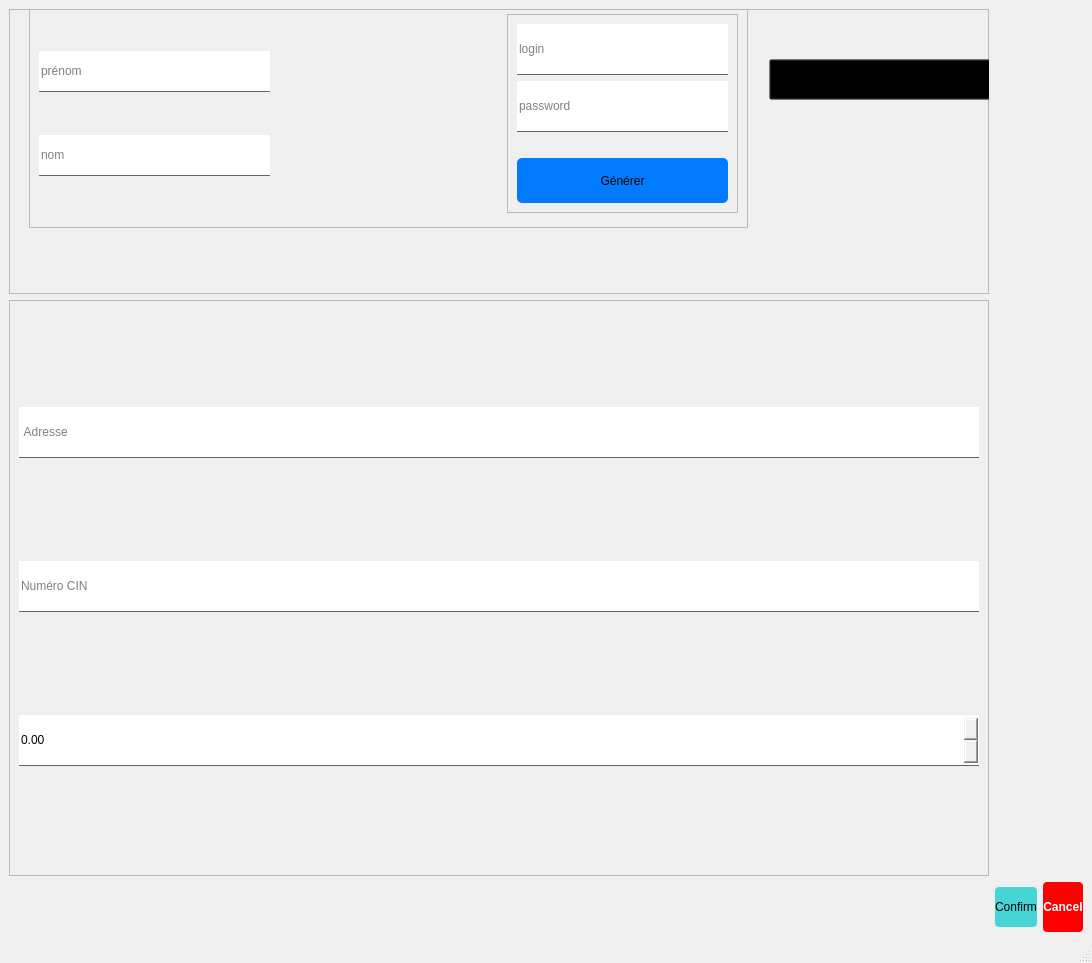
<?xml version="1.0" encoding="UTF-8"?>
<ui version="4.0">
 <class>MainWindow</class>
 <widget class="QMainWindow" name="MainWindow">
  <property name="geometry">
   <rect>
    <x>0</x>
    <y>0</y>
    <width>1092</width>
    <height>963</height>
   </rect>
  </property>
  <property name="windowTitle">
   <string>MainWindow</string>
  </property>
  <property name="styleSheet">
   <string notr="true"/>
  </property>
  <widget class="QWidget" name="centralwidget">
   <layout class="QGridLayout" name="gridLayout_6">
    <item row="0" column="0">
     <layout class="QGridLayout" name="gridLayout_5">
      <item row="1" column="0" rowspan="2">
       <widget class="QFrame" name="frame_4">
        <property name="styleSheet">
         <string notr="true"/>
        </property>
        <property name="frameShape">
         <enum>QFrame::StyledPanel</enum>
        </property>
        <property name="frameShadow">
         <enum>QFrame::Raised</enum>
        </property>
        <layout class="QGridLayout" name="gridLayout_4">
         <item row="4" column="0">
          <widget class="QDoubleSpinBox" name="salary">
           <property name="styleSheet">
            <string notr="true">height: 50px;
border: 0;
border-bottom: 1px solid rgb(100,100,100)</string>
           </property>
           <property name="maximum">
            <double>99999999.000000000000000</double>
           </property>
          </widget>
         </item>
         <item row="2" column="0">
          <widget class="QLineEdit" name="adresse">
           <property name="styleSheet">
            <string notr="true">height: 50px;
border: 0;
border-bottom: 1px solid rgb(100,100,100)</string>
           </property>
           <property name="placeholderText">
            <string> Adresse</string>
           </property>
          </widget>
         </item>
         <item row="3" column="0">
          <widget class="QLineEdit" name="cin">
           <property name="styleSheet">
            <string notr="true">height: 50px;
border: 0;
border-bottom: 1px solid rgb(100,100,100)</string>
           </property>
           <property name="text">
            <string/>
           </property>
           <property name="cursorPosition">
            <number>0</number>
           </property>
           <property name="placeholderText">
            <string>Numéro CIN</string>
           </property>
          </widget>
         </item>
        </layout>
       </widget>
      </item>
      <item row="3" column="2">
       <widget class="QPushButton" name="cancelBtnEmp">
        <property name="styleSheet">
         <string notr="true">background-color: red;
color: white;
font-weight: bold;
border: 0;
border-radius: 4px;
height: 50px;</string>
        </property>
        <property name="text">
         <string>Cancel</string>
        </property>
       </widget>
      </item>
      <item row="0" column="0">
       <widget class="QFrame" name="frame_2">
        <property name="styleSheet">
         <string notr="true"/>
        </property>
        <property name="frameShape">
         <enum>QFrame::StyledPanel</enum>
        </property>
        <property name="frameShadow">
         <enum>QFrame::Raised</enum>
        </property>
        <widget class="QFrame" name="frame_5">
         <property name="geometry">
          <rect>
           <x>20</x>
           <y>-10</y>
           <width>719</width>
           <height>229</height>
          </rect>
         </property>
         <property name="styleSheet">
          <string notr="true"/>
         </property>
         <property name="frameShape">
          <enum>QFrame::StyledPanel</enum>
         </property>
         <property name="frameShadow">
          <enum>QFrame::Raised</enum>
         </property>
         <layout class="QGridLayout" name="gridLayout">
          <item row="0" column="2">
           <widget class="QFrame" name="frame_6">
            <property name="styleSheet">
             <string notr="true"/>
            </property>
            <property name="frameShape">
             <enum>QFrame::StyledPanel</enum>
            </property>
            <property name="frameShadow">
             <enum>QFrame::Raised</enum>
            </property>
            <layout class="QGridLayout" name="gridLayout_2">
             <item row="0" column="0">
              <layout class="QHBoxLayout" name="horizontalLayout_5">
               <item>
                <widget class="QLineEdit" name="login">
                 <property name="styleSheet">
                  <string notr="true">height: 50px;
border: 0;
border-bottom: 1px solid rgb(100,100,100)</string>
                 </property>
                 <property name="placeholderText">
                  <string>login</string>
                 </property>
                </widget>
               </item>
              </layout>
             </item>
             <item row="3" column="0">
              <widget class="QPushButton" name="genererPass">
               <property name="styleSheet">
                <string notr="true">background-color: #007bff;
border: 0;
border-radius: 5px;
height: 25px;
padding: 10px;</string>
               </property>
               <property name="text">
                <string>Générer</string>
               </property>
              </widget>
             </item>
             <item row="1" column="0">
              <layout class="QHBoxLayout" name="horizontalLayout_6">
               <item>
                <widget class="QLineEdit" name="mdp">
                 <property name="styleSheet">
                  <string notr="true">height: 50px;
border: 0;
border-bottom: 1px solid rgb(100,100,100)</string>
                 </property>
                 <property name="readOnly">
                  <bool>true</bool>
                 </property>
                 <property name="placeholderText">
                  <string>password</string>
                 </property>
                </widget>
               </item>
              </layout>
             </item>
             <item row="2" column="0">
              <spacer name="horizontalSpacer">
               <property name="orientation">
                <enum>Qt::Horizontal</enum>
               </property>
               <property name="sizeHint" stdset="0">
                <size>
                 <width>40</width>
                 <height>20</height>
                </size>
               </property>
              </spacer>
             </item>
            </layout>
           </widget>
          </item>
          <item row="0" column="1">
           <spacer name="horizontalSpacer_2">
            <property name="orientation">
             <enum>Qt::Horizontal</enum>
            </property>
            <property name="sizeHint" stdset="0">
             <size>
              <width>40</width>
              <height>20</height>
             </size>
            </property>
           </spacer>
          </item>
          <item row="0" column="0">
           <layout class="QVBoxLayout" name="verticalLayout">
            <item>
             <widget class="QLineEdit" name="prenom">
              <property name="styleSheet">
               <string notr="true">height: 40px;
border: 0;
border-bottom: 1px solid rgb(100,100,100)</string>
              </property>
              <property name="placeholderText">
               <string>prénom</string>
              </property>
             </widget>
            </item>
            <item>
             <widget class="QLineEdit" name="nom">
              <property name="styleSheet">
               <string notr="true">height: 40px;
border: 0;
border-bottom: 1px solid rgb(100,100,100)</string>
              </property>
              <property name="placeholderText">
               <string>nom</string>
              </property>
             </widget>
            </item>
           </layout>
          </item>
         </layout>
        </widget>
        <widget class="QComboBox" name="choix_admin">
         <property name="geometry">
          <rect>
           <x>760</x>
           <y>50</y>
           <width>241</width>
           <height>41</height>
          </rect>
         </property>
         <property name="styleSheet">
          <string notr="true">background-color: transparent;</string>
         </property>
         <item>
          <property name="text">
           <string>Employé</string>
          </property>
         </item>
         <item>
          <property name="text">
           <string>Admin</string>
          </property>
         </item>
        </widget>
       </widget>
      </item>
      <item row="3" column="1">
       <widget class="QPushButton" name="valider_btn_emp">
        <property name="styleSheet">
         <string notr="true">background-color: rgb(71, 212, 212);
border: 0;
border-radius: 4px;
height: 40px;</string>
        </property>
        <property name="text">
         <string>Confirm</string>
        </property>
       </widget>
      </item>
     </layout>
    </item>
   </layout>
  </widget>
  <widget class="QMenuBar" name="menubar">
   <property name="geometry">
    <rect>
     <x>0</x>
     <y>0</y>
     <width>1092</width>
     <height>26</height>
    </rect>
   </property>
  </widget>
  <widget class="QStatusBar" name="statusbar"/>
 </widget>
 <resources/>
 <connections/>
</ui>
